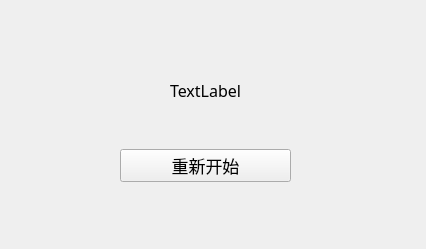
<?xml version="1.0" encoding="UTF-8"?>
<ui version="4.0">
 <class>end_window</class>
 <widget class="QMainWindow" name="end_window">
  <property name="geometry">
   <rect>
    <x>0</x>
    <y>0</y>
    <width>426</width>
    <height>249</height>
   </rect>
  </property>
  <property name="windowTitle">
   <string>MainWindow</string>
  </property>
  <widget class="QWidget" name="centralwidget">
   <widget class="QLabel" name="txtlabel">
    <property name="geometry">
     <rect>
      <x>50</x>
      <y>70</y>
      <width>311</width>
      <height>41</height>
     </rect>
    </property>
    <property name="font">
     <font>
      <family>微软雅黑</family>
      <pointsize>12</pointsize>
     </font>
    </property>
    <property name="text">
     <string>TextLabel</string>
    </property>
    <property name="alignment">
     <set>Qt::AlignCenter</set>
    </property>
   </widget>
   <widget class="QWidget" name="layoutWidget">
    <property name="geometry">
     <rect>
      <x>120</x>
      <y>140</y>
      <width>171</width>
      <height>51</height>
     </rect>
    </property>
    <layout class="QHBoxLayout" name="horizontalLayout">
     <item>
      <widget class="QPushButton" name="btnRestart">
       <property name="font">
        <font>
         <pointsize>13</pointsize>
        </font>
       </property>
       <property name="text">
        <string>重新开始</string>
       </property>
      </widget>
     </item>
    </layout>
   </widget>
  </widget>
 </widget>
 <resources/>
 <connections/>
</ui>
